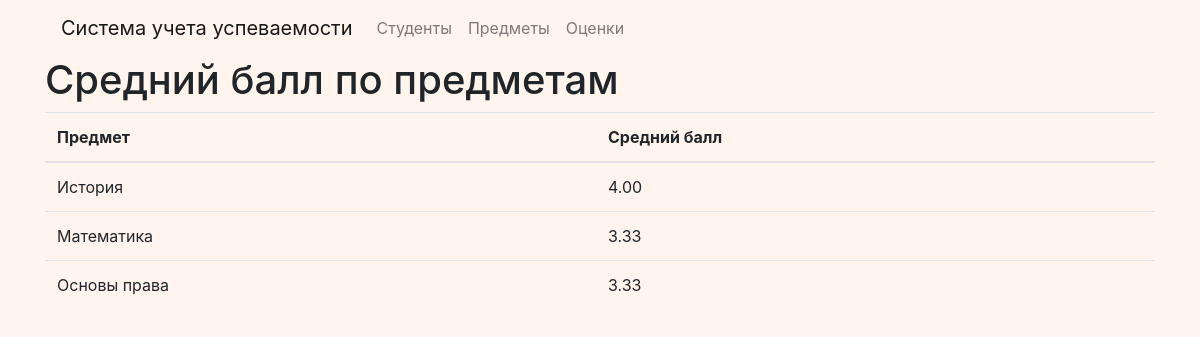
The app's page /subject_average/ with its own data.
### university/models.py (models this page shows, shortened)
class Subject(models.Model):
    name = models.CharField(max_length=100, unique=True, verbose_name= ("Название предмета"))
    class Meta:
        verbose_name = ("Предмет")
        verbose_name_plural = ("Предметы")

### university/views.py (the view)
# urls.py: path('subject_average/', views.subject_average, name='subject_average'),
def subject_average(request):
    subjects_avg = Grade.objects.values('subject__name').annotate(
        average_grade=Avg('grade')).order_by('subject__name')
    return render(request, 'university/subject_average.html', {'subjects_avg': subjects_avg})

### university/templates/university/subject_average.html (shortened to what this page needs)
{% extends 'base.html' %}
{% block content %}
<h1>Средний балл по предметам</h1>
<table class="table">
  <thead>
    <tr>
      <th>Предмет</th>
      <th>Средний балл</th>
    </tr>
  </thead>
  <tbody>
    {% for subject in subjects_avg %}
    <tr>
      <td>{{ subject.subject__name }}</td>
      <td>{{ subject.average_grade|floatformat:2 }}</td>
        </tr>
    {% endfor %}
  </tbody>
</table>
{% endblock %}

### records on screen
Subject: subject__name "История", average_grade "4.00"
Subject: subject__name "Математика", average_grade "3.33"
Subject: subject__name "Основы права", average_grade "3.33"
